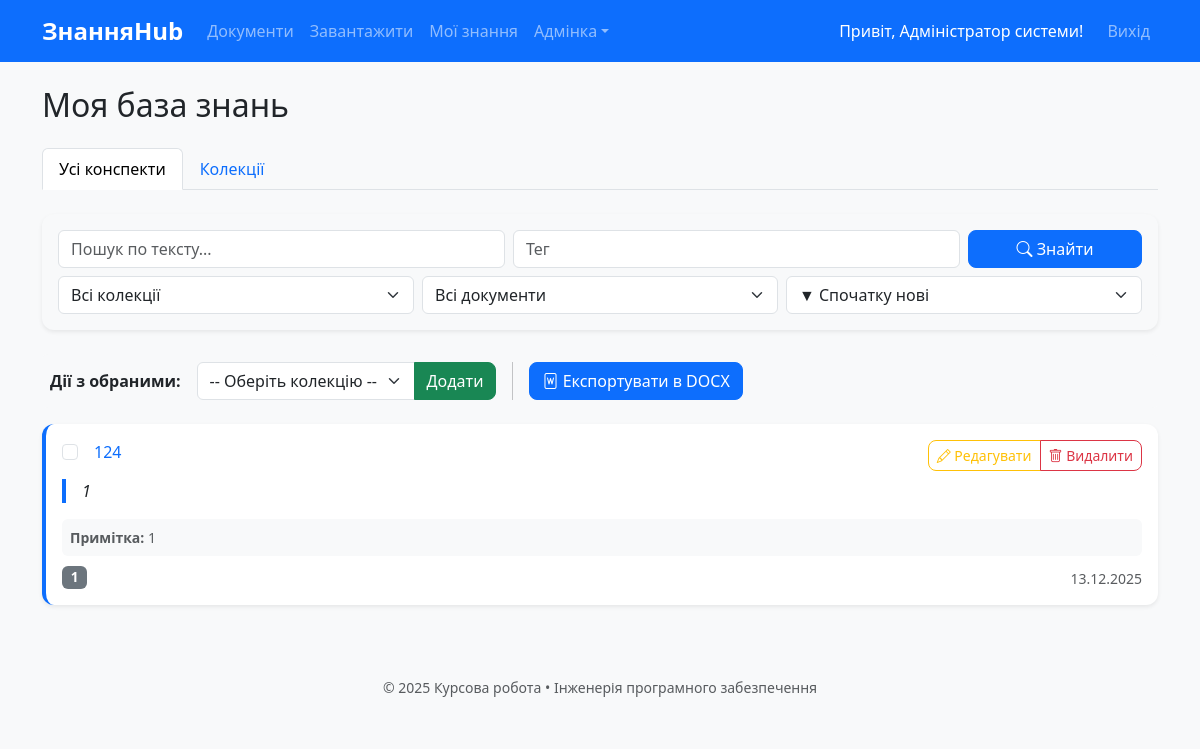
Before: /my/knowledge (signed in) with the older database file.
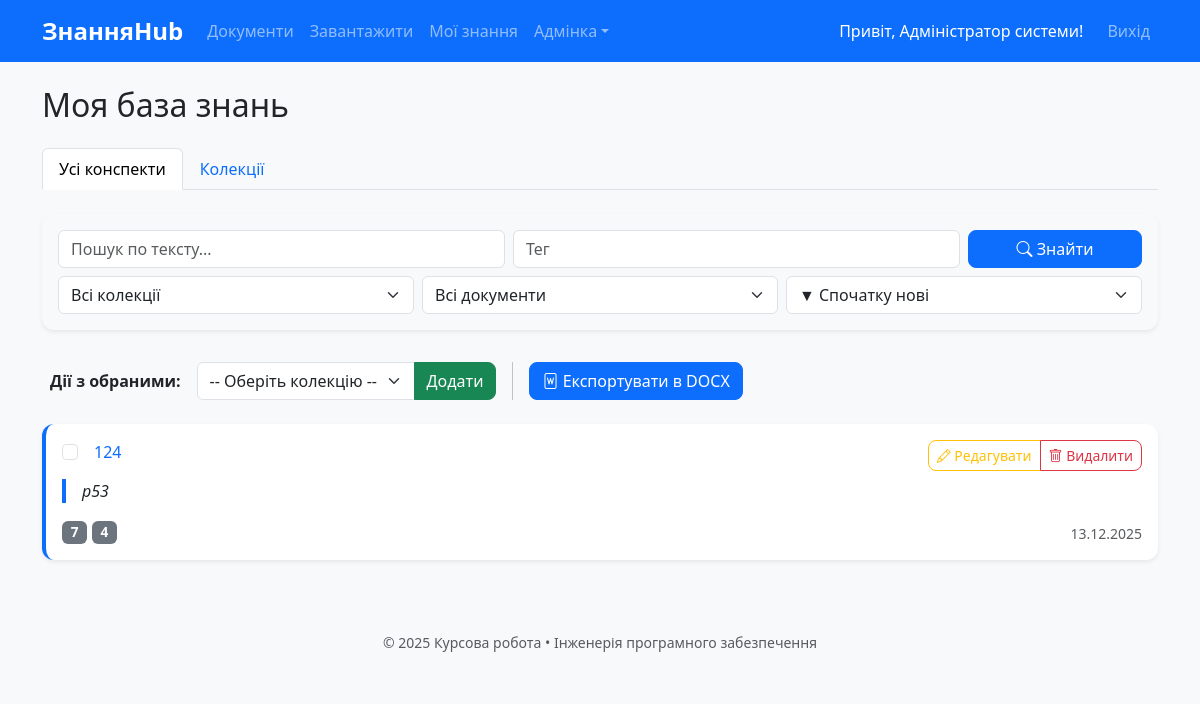
After: the same page with the newer database file.
### models.py (models this page shows)
class Knowledge(db.Model):
    id = db.Column(db.Integer, primary_key=True)
    document_id = db.Column(db.Integer, db.ForeignKey('document.id'))
    user_id = db.Column(db.Integer, db.ForeignKey('user.id'))
    text = db.Column(db.Text, nullable=False)
    note = db.Column(db.Text)
    tags = db.Column(db.Text)
    created_at = db.Column(db.DateTime, default=datetime.utcnow)
    document = db.relationship('Document', backref='knowledges')
    user = db.relationship('User', backref='knowledges')
    collection_items = db.relationship('CollectionItem', back_populates='knowledge', cascade="all, delete-orphan")

class Document(db.Model):
    id = db.Column(db.Integer, primary_key=True)
    title = db.Column(db.String(300), nullable=False)
    authors = db.Column(db.Text)
    year = db.Column(db.Integer)
    source = db.Column(db.Text)
    doc_type = db.Column(db.String(50))
    original_filename = db.Column(db.String(300), nullable=False)
    stored_filename = db.Column(db.String(200), nullable=False, unique=True)
    uploaded_at = db.Column(db.DateTime, default=datetime.utcnow)
    uploaded_by = db.Column(db.Integer, db.ForeignKey('user.id'))
    user = db.relationship('User', backref='documents')

### app.py (the view, shortened to what this page needs)
    @app.route('/my/knowledge', methods=['GET', 'POST'])
    @login_required
    def my_knowledge():
        q = request.args.get('q', '').strip()
        tag = request.args.get('tag', '').strip()
        filter_doc = request.args.get('filter_doc', type=int)
        filter_col = request.args.get('filter_col', type=int)
        sort_by = request.args.get('sort_by', 'date_desc') # date_desc, date_asc, doc_title
        col_q = request.args.get('col_q', '').strip() # Пошук по назві
        col_item_q = request.args.get('col_item_q', '').strip() # Пошук колекцій, що містять текст
        col_sort = request.args.get('col_sort', 'name_asc') # name_asc, count_desc
        active_tab = request.args.get('tab', 'all') # 'all' or 'collections'
        query = Knowledge.query.filter_by(user_id=current_user.id)
        if q:
            query = query.filter( (Knowledge.text.ilike(f'%{q}%')) | (Knowledge.note.ilike(f'%{q}%')) )
        if tag:
            query = query.filter(Knowledge.tags.ilike(f'%{tag}%'))
        if filter_doc:
            query = query.filter_by(document_id=filter_doc)
        if filter_col:
            query = query.join(Knowledge.collection_items).filter(CollectionItem.collection_id == filter_col)
        if sort_by == 'doc_title':
            query = query.join(Document).order_by(Document.title.asc())
        elif sort_by == 'date_asc':
            query = query.order_by(Knowledge.created_at.asc())
        else: # date_desc
            query = query.order_by(Knowledge.created_at.desc())
        knowledges = query.all()
        c_query = Collection.query.filter_by(user_id=current_user.id)
        if col_q:
            c_query = c_query.filter(Collection.name.ilike(f'%{col_q}%'))
        if col_item_q:
            c_query = c_query.join(Collection.items).join(CollectionItem.knowledge)\
                             .filter( (Knowledge.text.ilike(f'%{col_item_q}%')) | (Knowledge.note.ilike(f'%{col_item_q}%')) )
        collections_list = c_query.all()
        if col_sort == 'count_desc':
            collections_list.sort(key=lambda c: len(c.items), reverse=True)
        elif col_sort == 'count_asc':
            collections_list.sort(key=lambda c: len(c.items), reverse=False)
        elif col_sort == 'name_desc':
            collections_list.sort(key=lambda c: c.name.lower(), reverse=True)
        else: # name_asc
            collections_list.sort(key=lambda c: c.name.lower())
        all_docs = Document.query.join(Knowledge).filter(Knowledge.user_id==current_user.id).distinct().all()
        all_cols = Collection.query.filter_by(user_id=current_user.id).order_by(Collection.name).all()
        return render_template('knowledge/list.html',
                               knowledges=knowledges,
                               collections=collections_list,
                               all_docs=all_docs,
                               all_cols=all_cols,
                               active_tab=active_tab)

### templates/knowledge/list.html (shortened to what the changed rows need)
{% extends "base.html" %}
{% block content %}
<h2 class="mb-4">Моя база знань</h2>
<div class="tab-content" id="knowledgeTabContent">
    <div class="tab-pane fade {% if active_tab == 'all' %}show active{% endif %}" id="all" role="tabpanel">
        <form method="POST" id="bulkForm">
            {% if knowledges %}
                <div class="row row-cols-1 g-3">
                    {% for k in knowledges %}
                    <div class="col">
                        <div class="card shadow-sm border-start border-primary border-4">
                            <div class="card-body">
                                <div class="d-flex justify-content-between flex-wrap gap-2">
                                    <div class="form-check">
                                        <input class="form-check-input knowledge-checkbox" type="checkbox" name="knowledge_ids" value="{{ k.id }}">
                                        <h6 class="card-title d-inline ms-2">
                                            <a href="{{ url_for('document_detail', doc_id=k.document.id) }}" class="text-decoration-none">{{ k.document.title }}</a>
                                        </h6>
                                    </div>
                                    <div class="btn-group">
                                        <button type="button" class="btn btn-sm btn-outline-warning" data-bs-toggle="modal" data-bs-target="#editKnowledgeModal{{ k.id }}">
                                            <i class="bi bi-pencil"></i> Редагувати
                                        </button>
                                        <button type="button" class="btn btn-sm btn-outline-danger" onclick="confirmDelete('{{ url_for('delete_knowledge', k_id=k.id) }}')">
                                            <i class="bi bi-trash"></i> Видалити
                                        </button>
                                    </div>
                                </div>
                                <blockquote class="blockquote fs-6 mt-2">{{ k.text }}</blockquote>
                                {% if k.note %}
                                    <p class="mb-1 text-muted small bg-light p-2 rounded"><strong>Примітка:</strong> {{ k.note }}</p>
                                {% endif %}
                                <div class="d-flex justify-content-between align-items-end mt-2">
                                    <div>
                                        {% if k.tags %}
                                            {% for t in k.tags.split(',') %}
                                                <span class="badge bg-secondary">{{ t.strip() }}</span>
                                            {% endfor %}
                                        {% endif %}
                                    </div>
                                    <small class="text-muted">{{ k.created_at.strftime('%d.%m.%Y') }}</small>
                                </div>
                            </div>
                        </div>
                    </div>
                    {% endfor %}
                </div>
            {% else %}
                <p class="text-muted text-center py-5">Список порожній.</p>
            {% endif %}
        </form>
    </div>
</div>
{% endblock %}

Changed rows visible on the page:
changed Knowledge: text "1" → "р53"; tags "1" → "7, 4" (drawn); note "1" → (not shown)
Other visible differences:
new list line: "7"
new list line: "4"
list line gone: "1"
